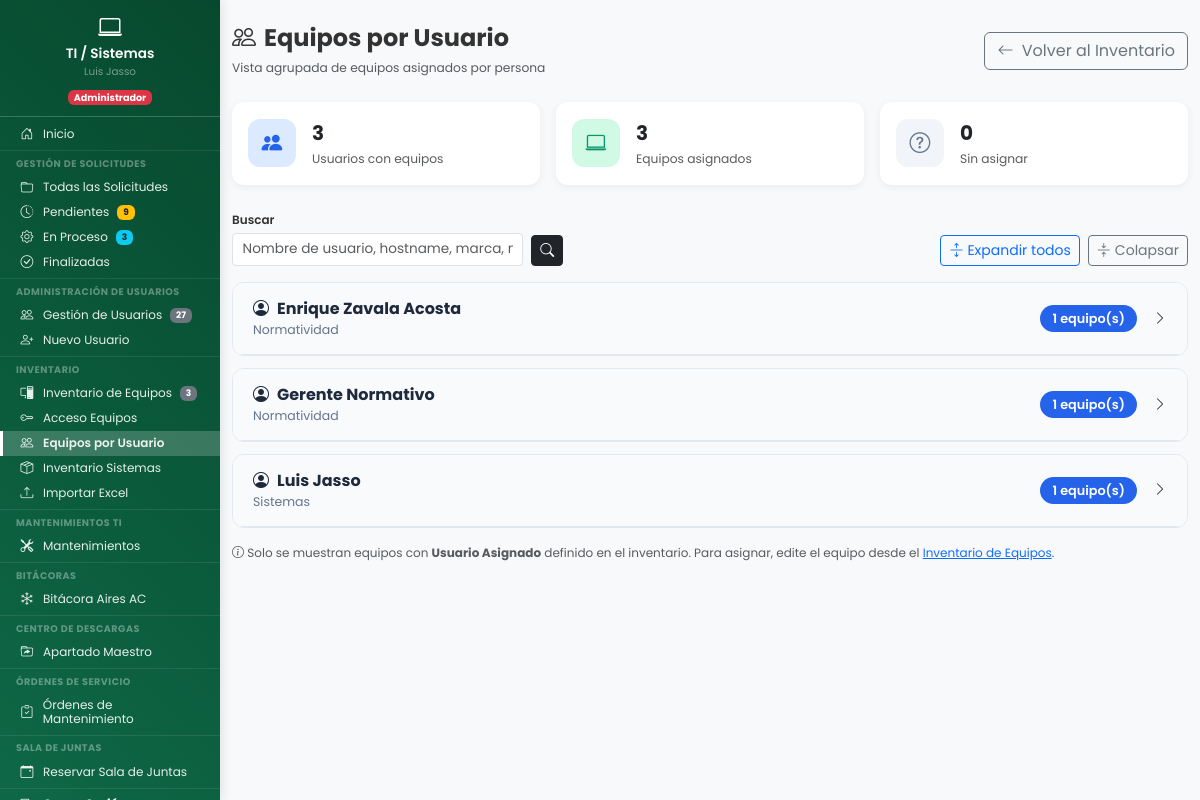
The app's page /dashboard/sistemas/ti_sistemas/equipos_por_usuario.php (signed in), older data.
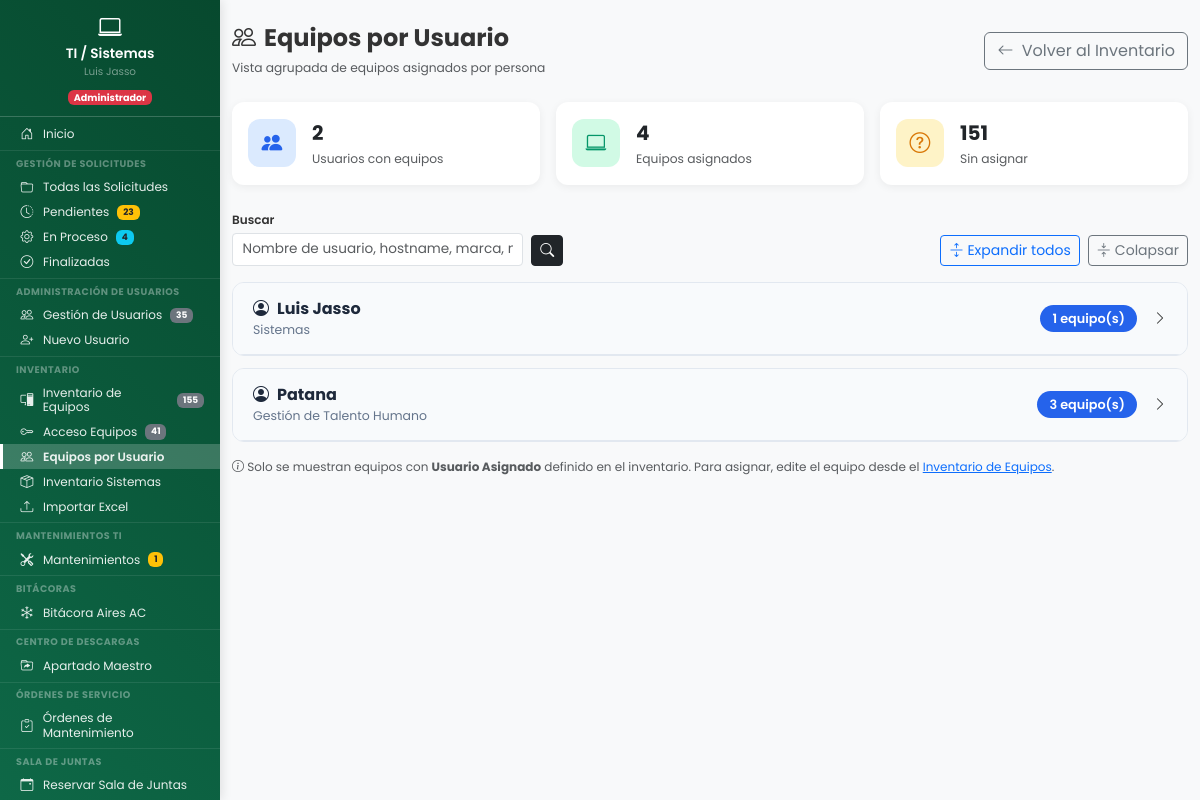
The same page, newer data.
### tables this page shows
CREATE TABLE `usuarios` (
  `id` int(11) NOT NULL,
  `nombre_completo` varchar(150) NOT NULL,
  `no_nomina` varchar(20) DEFAULT NULL COMMENT 'Número de nómina del empleado',
  `puesto` varchar(100) DEFAULT NULL COMMENT 'Puesto del empleado',
  `fecha_ingreso` date DEFAULT NULL COMMENT 'Fecha de ingreso a la empresa',
  `periodo_pago` enum('quincenal','semanal') DEFAULT NULL COMMENT 'Periodo de pago del empleado',
  `empresa` enum('resimex','carganova') DEFAULT NULL COMMENT 'Empresa del empleado',
  `jornada` enum('lunes_viernes','lunes_sabado') DEFAULT 'lunes_sabado' COMMENT 'Tipo de jornada laboral',
  `usuario` varchar(50) NOT NULL,
  `password` varchar(255) NOT NULL,
  `departamento` varchar(100) NOT NULL,
  `departamento_id` int(11) DEFAULT NULL,
  `es_colaborativo` tinyint(1) NOT NULL DEFAULT 0,
  `activo` tinyint(1) NOT NULL DEFAULT 1,
  `es_admin_area` tinyint(1) DEFAULT 0 COMMENT 'Rol Administrativo/Jefe de área para Vacaciones (1=Sí, 0=No)',
  `fecha_registro` datetime NOT NULL DEFAULT current_timestamp(),
  `ultimo_acceso` datetime DEFAULT NULL,
  `created_by` int(11) DEFAULT NULL COMMENT 'ID del usuario que creó este registro',
  `updated_at` datetime DEFAULT NULL COMMENT 'Fecha y hora de última actualización',
  `updated_by` int(11) DEFAULT NULL COMMENT 'ID del usuario que realizó la última actualización'
);

CREATE TABLE `departamentos` (
  `id` int(11) NOT NULL,
  `codigo` varchar(50) NOT NULL COMMENT 'Código único (ej: mantenimiento, sistemas)',
  `nombre` varchar(100) NOT NULL COMMENT 'Nombre completo para mostrar',
  `activo` tinyint(1) DEFAULT 1,
  `departamento_padre_id` int(11) DEFAULT NULL COMMENT 'ID del departamento padre (NULL = departamento principal)',
  `fecha_creacion` timestamp NOT NULL DEFAULT current_timestamp()
);

### dashboard/sistemas/ti_sistemas/equipos_por_usuario.php (the view, shortened to what the changed rows need)
<?php
$pdo = conectarDB();
$busqueda = trim($_GET['busqueda'] ?? '');
$where_busqueda = '';
$params = [];
$sql_usuarios = "
    SELECT ua.id AS usuario_id, ua.nombre_completo, ua.departamento,
           d.nombre AS departamento_nombre,
           COUNT(ie.id) AS total_equipos
    FROM inventario_equipos ie
    INNER JOIN usuarios ua ON ie.usuario_asignado_id = ua.id
    LEFT JOIN departamentos d ON ua.departamento_id = d.id
    WHERE ie.usuario_asignado_id IS NOT NULL {$where_busqueda}
    GROUP BY ua.id, ua.nombre_completo, ua.departamento, d.nombre
    ORDER BY ua.nombre_completo ASC
";
$stmt = $pdo->prepare($sql_usuarios);
$stmt->execute($params);
$usuarios_con_equipos = $stmt->fetchAll(PDO::FETCH_ASSOC);
$stmt_sin = $pdo->query("SELECT COUNT(*) FROM inventario_equipos WHERE usuario_asignado_id IS NULL");
$equipos_sin_asignar = $stmt_sin->fetchColumn();
$total_usuarios_con_equipos = count($usuarios_con_equipos);
$total_equipos_asignados = array_sum(array_column($usuarios_con_equipos, 'total_equipos'));
?>
<!DOCTYPE html>
<html lang="es">
<head>
    <link href="https://cdn.jsdelivr.net/npm/bootstrap@5.3.2/dist/css/bootstrap.min.css" rel="stylesheet">
    <link href="https://cdn.jsdelivr.net/npm/bootstrap-icons@1.11.1/font/bootstrap-icons.css" rel="stylesheet">
    <link href="<?php echo URL_BASE; ?>assets/css/dashboard.css" rel="stylesheet">
    <link href="<?php echo URL_BASE; ?>assets/css/base/variables.css" rel="stylesheet">
    <link href="<?php echo URL_BASE; ?>assets/css/components/sidebar.css" rel="stylesheet">
    <link href="<?php echo URL_BASE; ?>assets/css/components/hamburger.css" rel="stylesheet">
    <link href="<?php echo URL_BASE; ?>assets/css/layouts/dashboard-layout.css" rel="stylesheet">
    <link href="<?php echo URL_BASE; ?>assets/css/utilities/responsive.css" rel="stylesheet">
</head>
<body>
    <div class="dashboard-wrapper">
        <?php include __DIR__ . '/../../../includes/sidebar/sidebar_ti.php'; ?>
        <main class="main-content">
            <div class="container-fluid py-4">
                <div class="row g-3 mb-4">
                    <div class="col-6 col-lg-4">
                        <div class="card stat-card">
                            <div class="card-body d-flex align-items-center gap-3">
                                <div><div class="fw-bold fs-5"><?php echo $total_usuarios_con_equipos; ?></div><small class="text-muted">Usuarios con equipos</small></div>
                            </div>
                        </div>
                    </div>
                    <div class="col-6 col-lg-4">
                        <div class="card stat-card">
                            <div class="card-body d-flex align-items-center gap-3">
                                <div><div class="fw-bold fs-5"><?php echo $total_equipos_asignados; ?></div><small class="text-muted">Equipos asignados</small></div>
                            </div>
                        </div>
                    </div>
                    <div class="col-6 col-lg-4">
                        <div class="card stat-card">
                            <div class="card-body d-flex align-items-center gap-3">
                                <div class="stat-icon" style="background: <?php echo $equipos_sin_asignar > 0 ? '#fef3c7' : '#f1f5f9'; ?>; color: <?php echo $equipos_sin_asignar > 0 ? '#d97706' : '#64748b'; ?>;"><i class="bi bi-question-circle"></i></div>
                                <div><div class="fw-bold fs-5"><?php echo $equipos_sin_asignar; ?></div><small class="text-muted">Sin asignar</small></div>
                            </div>
                        </div>
                    </div>
                </div>
                <?php if (empty($usuarios_con_equipos)): ?>
                <div class="text-center py-5 text-muted">
                    <i class="bi bi-people fs-1 d-block mb-3"></i>
                    <p>No hay equipos asignados a usuarios<?php echo $busqueda ? ' con ese criterio de b&uacute;squeda' : ''; ?>.</p>
                </div>
                <?php else: ?>
                <?php foreach ($usuarios_con_equipos as $usuario):
                    $uid = $usuario['usuario_id'];
                ?>
                <div class="usuario-card">
                    <div class="usuario-header" onclick="toggleUsuario(<?php echo $uid; ?>)" id="header-<?php echo $uid; ?>">
                        <div>
                            <div class="usuario-nombre">
                                <i class="bi bi-person-circle me-2"></i><?php echo htmlspecialchars($usuario['nombre_completo']); ?>
                            </div>
                            <div class="usuario-depto">
                                <?php echo htmlspecialchars($usuario['departamento_nombre'] ?? $usuario['departamento'] ?? '—'); ?>
                            </div>
                        </div>
                        <div class="d-flex align-items-center gap-3">
                            <span class="usuario-badge"><?php echo $usuario['total_equipos']; ?> equipo(s)</span>
                            <i class="bi bi-chevron-right chevron-icon" id="chevron-<?php echo $uid; ?>"></i>
                        </div>
                    </div>
                </div>
                <?php endforeach; ?>
                <?php endif; ?>
            </div>
        </main>
    </div>
</body>
</html>

### includes/sidebar/sidebar_ti.php (shortened to what the changed rows need)
<?php
$current_page = basename($_SERVER['PHP_SELF']);
$filtro_estado_actual = $_GET['estado'] ?? '';
try {
    $stmt = $pdo->query("
        SELECT
            SUM(CASE WHEN estado = 'pendiente' THEN 1 ELSE 0 END) as pendientes,
            SUM(CASE WHEN estado = 'en_proceso' THEN 1 ELSE 0 END) as en_proceso
        FROM solicitudes_atencion
    ");
    $stats_sidebar = $stmt->fetch();
    $stmt_usuarios = $pdo->query("SELECT COUNT(*) as total FROM usuarios");
    $total_usuarios = $stmt_usuarios->fetch(PDO::FETCH_ASSOC)['total'] ?? 0;
    $stmt_equipos = $pdo->query("SELECT COUNT(*) as total FROM inventario_equipos WHERE estado = 'activo'");
    $total_equipos = $stmt_equipos->fetch(PDO::FETCH_ASSOC)['total'] ?? 0;
    $stmt_mant = $pdo->query("SELECT COUNT(*) as total FROM solicitudes_mantenimiento_ti WHERE estado = 'pendiente'");
    $mant_pendientes = $stmt_mant->fetch(PDO::FETCH_ASSOC)['total'] ?? 0;
    $stmt_acceso = $pdo->query("SELECT COUNT(*) as total FROM acceso_equipos WHERE estado = 'activo'");
    $total_acceso = $stmt_acceso->fetch(PDO::FETCH_ASSOC)['total'] ?? 0;
} catch (Exception $e) {
    $stats_sidebar = ['pendientes' => 0, 'en_proceso' => 0];
    $ordenes_pendientes_validar = 0;
    $total_usuarios = 0;
    $total_equipos = 0;
    $mant_pendientes = 0;
    $total_acceso = 0;
}
?>
<aside class="sidebar" id="sidebar">
    <nav class="sidebar-nav">
        <ul class="nav flex-column">
            <li class="nav-item">
                <a class="nav-link <?php echo $current_page == 'ti_sistemas.php' ? 'active' : ''; ?>"
                   href="<?php echo URL_BASE; ?>dashboard/sistemas/ti_sistemas.php">
                </a>
            </li>
            <hr class="text-white-50 my-2">
            <small class="text-white-50 px-3 fw-bold">GESTIÓN DE SOLICITUDES</small>
            <li class="nav-item">
                <a class="nav-link <?php echo ($current_page == 'gestion_solicitudes.php' && empty($filtro_estado_actual)) ? 'active' : ''; ?>"
                   href="<?php echo URL_BASE; ?>ti_sistemas/gestion_solicitudes.php">
                </a>
            </li>
            <li class="nav-item">
                <a class="nav-link <?php echo ($current_page == 'gestion_solicitudes.php' && $filtro_estado_actual == 'pendiente') ? 'active' : ''; ?>"
                   href="<?php echo URL_BASE; ?>ti_sistemas/gestion_solicitudes.php?estado=pendiente">
                    <i class="bi bi-clock-history"></i> Pendientes
                    <?php if ($stats_sidebar['pendientes'] > 0): ?>
                    <span class="badge bg-warning text-dark ms-2"><?php echo $stats_sidebar['pendientes']; ?></span>
                    <?php endif; ?>
                </a>
            </li>
            <li class="nav-item">
                <a class="nav-link <?php echo ($current_page == 'gestion_solicitudes.php' && $filtro_estado_actual == 'en_proceso') ? 'active' : ''; ?>"
                   href="<?php echo URL_BASE; ?>ti_sistemas/gestion_solicitudes.php?estado=en_proceso">
                    <i class="bi bi-gear"></i> En Proceso
                    <?php if ($stats_sidebar['en_proceso'] > 0): ?>
                    <span class="badge bg-info text-dark ms-2"><?php echo $stats_sidebar['en_proceso']; ?></span>
                    <?php endif; ?>
                </a>
            </li>
            <li class="nav-item">
                <a class="nav-link <?php echo ($current_page == 'gestion_solicitudes.php' && $filtro_estado_actual == 'finalizada') ? 'active' : ''; ?>"
                   href="<?php echo URL_BASE; ?>ti_sistemas/gestion_solicitudes.php?estado=finalizada">
                </a>
            </li>
            <hr class="text-white-50 my-2">
            <small class="text-white-50 px-3 fw-bold">ADMINISTRACIÓN DE USUARIOS</small>
            <li class="nav-item">
                <a class="nav-link <?php echo $current_page == 'dashboard_usuarios.php' ? 'active' : ''; ?>"
                   href="<?php echo URL_BASE; ?>dashboard/sistemas/gestion_usuarios/dashboard_usuarios.php">
                    <i class="bi bi-people"></i> Gestión de Usuarios
                    <?php if ($total_usuarios > 0): ?>
                    <span class="badge bg-secondary ms-2"><?php echo $total_usuarios; ?></span>
                    <?php endif; ?>
                </a>
            </li>
            <li class="nav-item">
                <a class="nav-link <?php echo $current_page == 'crear_usuario.php' ? 'active' : ''; ?>"
                   href="<?php echo URL_BASE; ?>dashboard/sistemas/gestion_usuarios/crear_usuario.php">
                </a>
            </li>
            <hr class="text-white-50 my-2">
            <small class="text-white-50 px-3 fw-bold">INVENTARIO</small>
            <li class="nav-item">
                <a class="nav-link <?php echo $current_page == 'inventario.php' ? 'active' : ''; ?>"
                   href="<?php echo URL_BASE; ?>dashboard/sistemas/ti_sistemas/inventario.php">
                    <i class="bi bi-pc-display"></i> Inventario de Equipos
                    <?php if ($total_equipos > 0): ?>
                    <span class="badge bg-secondary ms-2"><?php echo $total_equipos; ?></span>
                    <?php endif; ?>
                </a>
            </li>
            <li class="nav-item">
                <a class="nav-link <?php echo $current_page == 'acceso_equipos.php' ? 'active' : ''; ?>"
                   href="<?php echo URL_BASE; ?>dashboard/sistemas/ti_sistemas/acceso_equipos.php">
                    <i class="bi bi-key"></i> Acceso Equipos
                    <?php if ($total_acceso > 0): ?>
                    <span class="badge bg-secondary ms-2"><?php echo $total_acceso; ?></span>
                    <?php endif; ?>
                </a>
            </li>
            <li class="nav-item">
                <a class="nav-link <?php echo $current_page == 'equipos_por_usuario.php' ? 'active' : ''; ?>"
                   href="<?php echo URL_BASE; ?>dashboard/sistemas/ti_sistemas/equipos_por_usuario.php">
                </a>
            </li>
            <li class="nav-item">
                <a class="nav-link <?php echo $current_page == 'inventario_sistemas.php' ? 'active' : ''; ?>"
                href="<?php echo URL_BASE; ?>dashboard/sistemas/inventario/inventario_sistemas.php">
                </a>
            </li>
            <li class="nav-item">
                <a class="nav-link <?php echo $current_page == 'importar_inventario.php' ? 'active' : ''; ?>"
                   href="<?php echo URL_BASE; ?>dashboard/sistemas/ti_sistemas/importar_inventario.php">
                </a>
            </li>
            <hr class="text-white-50 my-2">
            <small class="text-white-50 px-3 fw-bold">Mantenimientos TI</small>
            <li class="nav-item">
                <a class="nav-link <?php echo in_array($current_page, ['mantenimientos.php', 'ver_mantenimiento.php', 'solicitar_mantenimiento.php', 'crear_mantenimiento_historico.php', 'ver_mantenimiento_historico.php', 'editar_mantenimiento_historico.php']) ? 'active' : ''; ?>"
                   href="<?php echo URL_BASE; ?>dashboard/sistemas/ti_sistemas/mantenimientos/mantenimientos.php">
                    <i class="bi bi-tools"></i> Mantenimientos
                    <?php if ($mant_pendientes > 0): ?>
                    <span class="badge bg-warning text-dark ms-2"><?php echo $mant_pendientes; ?></span>
                    <?php endif; ?>
                </a>
            </li>
            <hr class="text-white-50 my-2">
            <small class="text-white-50 px-3 fw-bold">BITÁCORAS</small>
            <li class="nav-item">
                <a class="nav-link <?php echo $current_page == 'bitacora_aires.php' ? 'active' : ''; ?>"
                   href="<?php echo URL_BASE; ?>dashboard/sistemas/bitacora_aires/bitacora_aires.php">
                </a>
            </li>
            <hr class="text-white-50 my-2">
            <small class="text-white-50 px-3 fw-bold">CENTRO DE DESCARGAS</small>
            <li class="nav-item">
                <a class="nav-link <?php echo (basename(dirname($_SERVER['PHP_SELF'])) === 'maestro') ? 'active' : ''; ?>"
                   href="<?php echo URL_BASE; ?>dashboard/maestro/index.php">
                </a>
            </li>
            <hr class="text-white-50 my-2">
            <small class="text-white-50 px-3 fw-bold">ÓRDENES DE SERVICIO</small>
            <li class="nav-item">
                <a class="nav-link <?php echo $current_page == 'ordenes_servicio_mantenimiento.php' ? 'active' : ''; ?>"
                   href="<?php echo URL_BASE; ?>dashboard/ordenes_servicio/ordenes_servicio_mantenimiento.php">
                </a>
            </li>
            <hr class="text-white-50 my-2">
            <small class="text-white-50 px-3 fw-bold">SALA DE JUNTAS</small>
            <li class="nav-item">
                <a class="nav-link <?php echo $current_page == 'reservaciones_sala.php' ? 'active' : ''; ?>"
                href="<?php echo URL_BASE; ?>dashboard/reservaciones/reservaciones_sala.php">
                </a>
            </li>
            <hr class="text-white-50 my-3">
            <li class="nav-item">
                <a class="nav-link text-white fw-bold" href="<?php echo URL_BASE; ?>auth/logout.php">
                </a>
            </li>
        </ul>
    </nav>
</aside>

Row changes from the older to the newer data that the page shows:
no longer on this page (row edited): usuarios: nombre_completo "Enrique Zavala Acosta", departamento.nombre "Normatividad", total_equipos "1"
no longer on this page (row edited): usuarios: nombre_completo "Gerente Normativo", departamento.nombre "Normatividad", total_equipos "1"
now on this page (row edited): usuarios: nombre_completo "Patana", departamento.nombre "Gestión de Talento Humano", total_equipos "3"
Text that changed along with them:
$stats_sidebar['pendientes']: "9" → "23"
$stats_sidebar['en_proceso']: "3" → "4"
$total_usuarios: "27" → "35"
$total_equipos: "3" → "155"
$total_acceso: (not shown) → "41"
$mant_pendientes: (not shown) → "1"
$total_usuarios_con_equipos: "3" → "2"
$total_equipos_asignados: "3" → "4"
$equipos_sin_asignar: "0" → "151"
